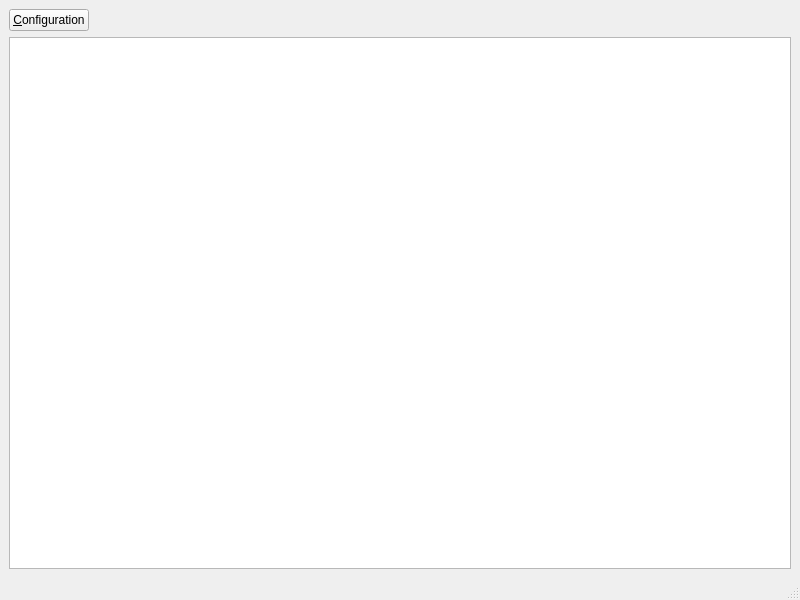
<?xml version="1.0" encoding="UTF-8"?>
<ui version="4.0">
 <class>main_window</class>
 <widget class="QMainWindow" name="main_window">
  <property name="geometry">
   <rect>
    <x>0</x>
    <y>0</y>
    <width>800</width>
    <height>600</height>
   </rect>
  </property>
  <property name="windowTitle">
   <string>MainWindow</string>
  </property>
  <widget class="QWidget" name="centralwidget">
   <layout class="QVBoxLayout" name="verticalLayout">
    <item>
     <layout class="QHBoxLayout" name="horizontalLayout">
      <item>
       <widget class="QPushButton" name="btnConfiguration">
        <property name="text">
         <string>&amp;Configuration</string>
        </property>
       </widget>
      </item>
      <item>
       <spacer name="horizontalSpacer_2">
        <property name="orientation">
         <enum>Qt::Orientation::Horizontal</enum>
        </property>
        <property name="sizeHint" stdset="0">
         <size>
          <width>40</width>
          <height>20</height>
         </size>
        </property>
       </spacer>
      </item>
     </layout>
    </item>
    <item>
     <widget class="QListWidget" name="lstCfg"/>
    </item>
   </layout>
  </widget>
  <widget class="QStatusBar" name="statusbar"/>
 </widget>
 <resources/>
 <connections/>
</ui>
